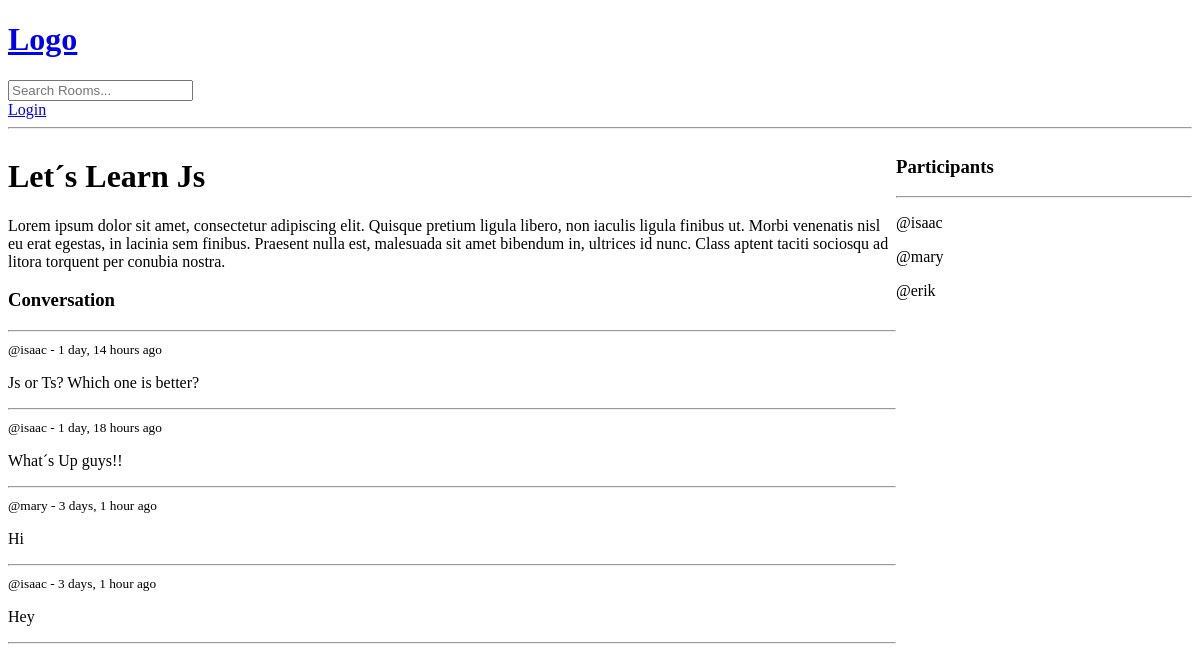
Page /room/1/ on the earlier database version.
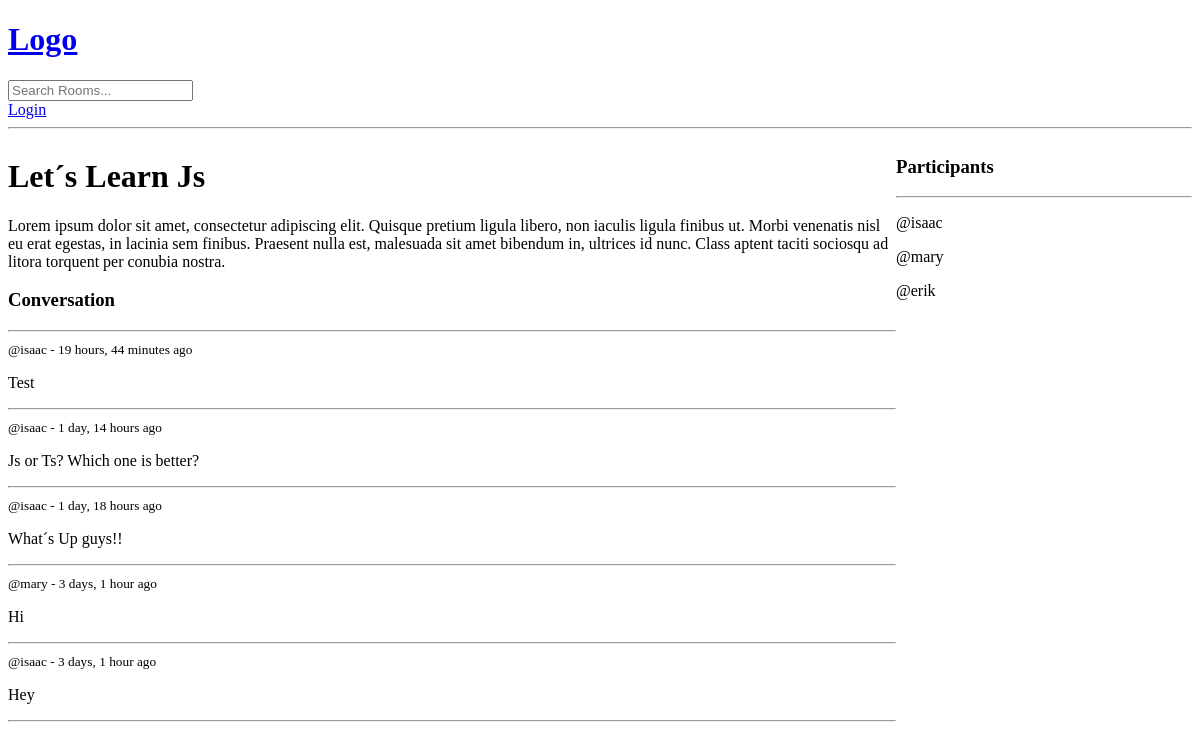
Same page on the later database version.
### base/models.py (models this page shows, shortened)
class Message(models.Model):
    user = models.ForeignKey(User, on_delete=models.CASCADE);
    room = models.ForeignKey(Room, on_delete=models.CASCADE);
    body = models.TextField();
    update = models.DateTimeField(auto_now=True);
    created = models.DateTimeField(auto_now_add=True);
    class Meta:
        ordering = ['-update', '-created'];

### base/views.py (the view, shortened to what this page needs)
# urls.py: path('room/<str:pk>/', views.room, name='room'),
def room(req, pk):
    room = Room.objects.get(id=pk);
    room_messages = room.message_set.all()
    participants = room.participants.all();
    context = {'room': room, 'room_messages': room_messages, 'participants': participants};
    return render(req, 'base/room.html', context);

### base/templates/base/room.html (shortened to what this page needs)
{% extends 'index.html' %} {% block content %}
<div class="room-container">
  <div>
    <h1>{{room.name}}</h1>
    <p>{{room.description}}</p>
    <div class="comment-wrapper">
      <h3>Conversation</h3>
      <hr />
      {% for message in room_messages %}
      <div>
        <small>@{{message.user}} - {{message.created|timesince}} ago</small>
        <p>{{message.body}}</p>
        <hr />
      </div>
      {% endfor %}
    </div>
  </div>
  <div>
    <h3>Participants</h3>
    <hr>
    {% for user in participants %}
      <div>
        <p>@{{user.username}}</p>
      </div>
    {% endfor %}
  </div>
</div>
{% endblock content %}

Differences in the rows shown:
added Message: user "isaac", created "19 hours, 44 minutes", body "Test"
